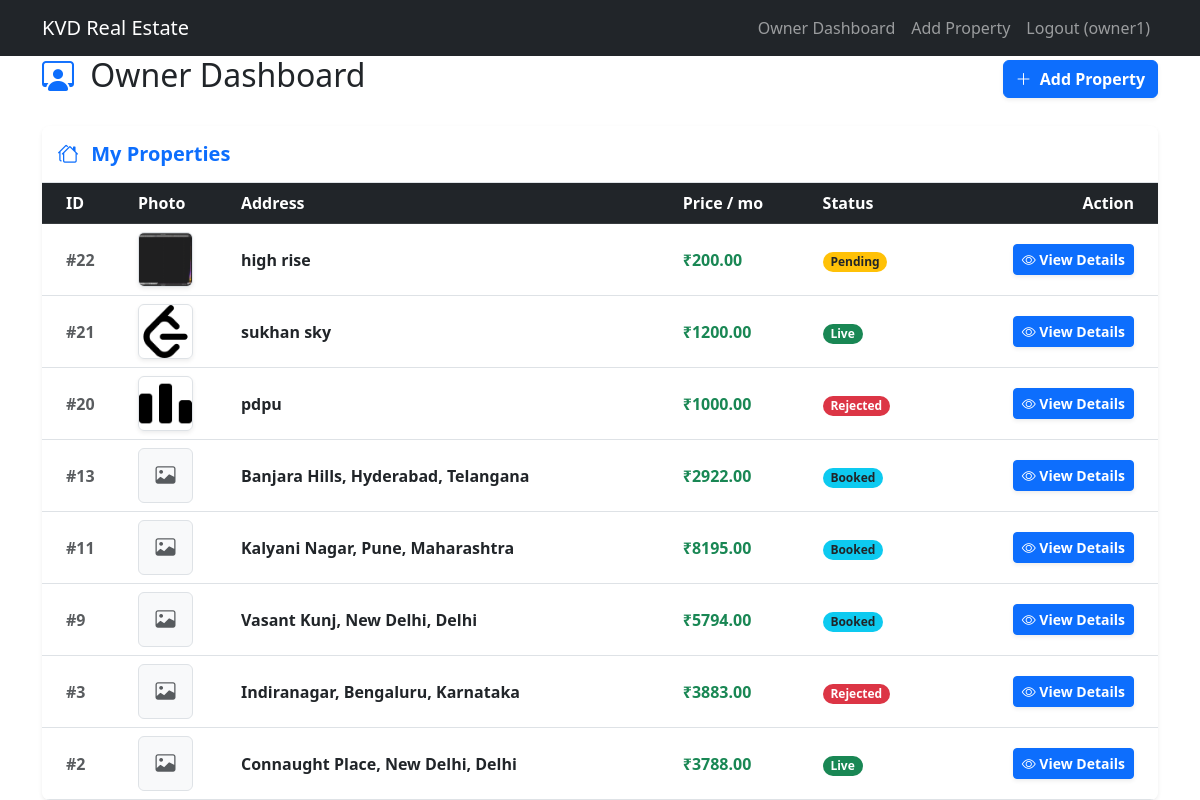
Page /dashboard/ (signed in) on the earlier database version.
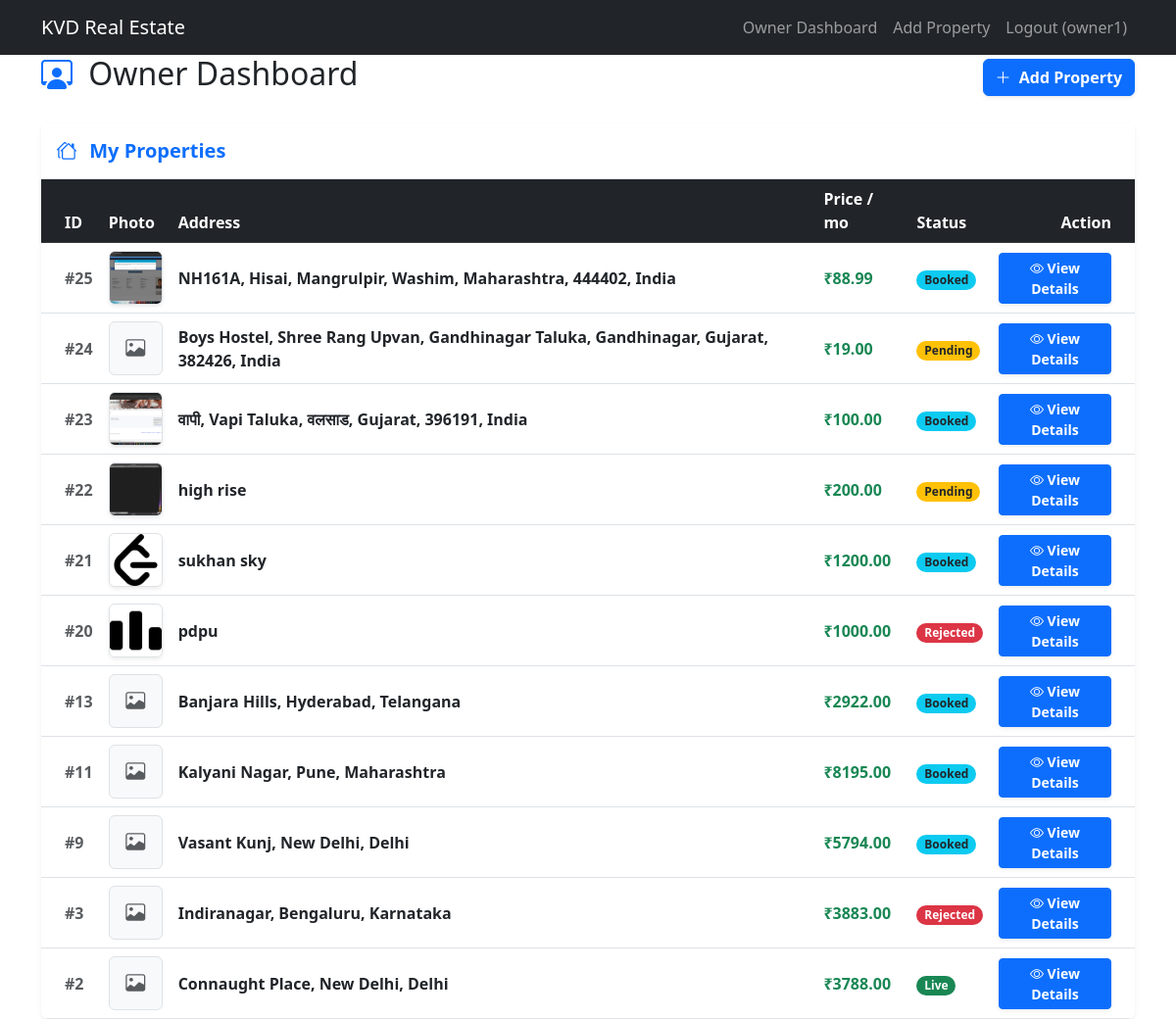
Same page on the later database version.
### real_estate_app/models.py (models this page shows, shortened)
class User(AbstractUser):
    phone_regex = RegexValidator(regex=r'^\+?1?\d{9,15}$', message="Phone number must be entered in the format: '+999999999'. Up to 15 digits allowed.")
    phone_number = models.CharField(validators=[phone_regex], max_length=17, blank=True)
    pincode_regex = RegexValidator(regex=r'^[1-9][0-9]{5}$', message="Please enter a valid 6-digit Indian pincode.")
    pincode = models.CharField(validators=[pincode_regex], max_length=6, blank=True)
    kyc_status = models.BooleanField(default=False)
    is_admin = models.BooleanField(default=False)
    is_owner = models.BooleanField(default=False)
    is_seeker = models.BooleanField(default=False)

class Property(models.Model):
    STATUS_CHOICES = (
        ('Pending', 'Pending'),
        ('Live', 'Live'),
        ('Booked', 'Booked'),
        ('Rejected', 'Rejected'),
    )
    property_id = models.AutoField(primary_key=True)
    owner = models.ForeignKey(User, on_delete=models.CASCADE, related_name='properties')
    address = models.TextField()
    latitude = models.FloatField(blank=True, null=True)
    longitude = models.FloatField(blank=True, null=True)
    price = models.DecimalField(max_digits=10, decimal_places=2)
    photo = models.ImageField(upload_to='property_photos/', blank=True, null=True)
    status = models.CharField(max_length=10, choices=STATUS_CHOICES, default='Pending')

### real_estate_app/views.py (the view)
# urls.py: path('dashboard/', views.dashboard, name='dashboard'),
@login_required
def dashboard(request):
    if request.user.is_admin or request.user.is_superuser:
        properties = Property.objects.all().order_by('-property_id')
        return render(request, 'real_estate_app/admin_dashboard.html', {'properties': properties})
    elif request.user.is_owner:
        properties = Property.objects.filter(owner=request.user).order_by('-property_id')
        return render(request, 'real_estate_app/owner_dashboard.html', {'properties': properties})
    elif request.user.is_seeker:
        bookings = Booking.objects.filter(seeker=request.user)
        return render(request, 'real_estate_app/seeker_dashboard.html', {'bookings': bookings})
    else:
        return render(request, 'real_estate_app/dashboard.html')

### templates/real_estate_app/owner_dashboard.html (shortened to what this page needs)
{% extends 'base.html' %}
{% block content %}
<div class="row">
    <div class="col-12">
        <div class="d-flex justify-content-between align-items-center mb-4">
            <h2><i class="bi bi-person-workspace text-primary me-2"></i> Owner Dashboard</h2>
            <a href="{% url 'add_property' %}" class="btn btn-primary shadow-sm fw-bold"><i class="bi bi-plus-lg me-1"></i> Add Property</a>
        </div>
        <div class="card p-0 shadow-sm border-0 rounded-3 overflow-hidden">
            <div class="card-header bg-white border-bottom py-3">
                <h5 class="text-primary mb-0 fw-bold"><i class="bi bi-houses me-2"></i> My Properties</h5>
            </div>
            <div class="table-responsive">
                <table class="table table-hover align-middle mb-0">
                    <thead class="table-dark">
                        <tr>
                            <th class="ps-4">ID</th>
                            <th>Photo</th>
                            <th>Address</th>
                            <th>Price / mo</th>
                            <th>Status</th>
                            <th class="pe-4 text-end">Action</th>
                        </tr>
                    </thead>
                    <tbody class="border-top-0">
                        {% for property in properties %}
                        <tr>
                            <td class="ps-4 text-muted fw-bold">#{{ property.property_id }}</td>
                            <td>
                                {% if property.photo %}
                                <img src="{{ property.photo.url }}" alt="Property photo"
                                    style="width: 55px; height: 55px; object-fit: cover;"
                                    class="rounded border shadow-sm">
                                {% else %}
                                <div class="bg-light rounded border d-flex align-items-center justify-content-center text-muted"
                                    style="width: 55px; height: 55px;">
                                    <i class="bi bi-image fs-5"></i>
                                </div>
                                {% endif %}
                            </td>
                            <td class="fw-bold">{{ property.address }}</td>
                            <td><span class="text-success fw-bold">₹{{ property.price }}</span></td>
                            <td>
                                <span class="badge rounded-pill {% if property.status == 'Pending' %}bg-warning text-dark{% elif property.status == 'Live' %}bg-success{% elif property.status == 'Rejected' %}bg-danger{% elif property.status == 'Booked' %}bg-info text-dark{% else %}bg-secondary{% endif %}">
                                    {{ property.status }}
                                </span>
                            </td>
                            <td class="pe-4 text-end">
                                <a href="{% url 'owner_property_detail' property.property_id %}" class="btn btn-sm btn-primary shadow-sm fw-bold">
                                    <i class="bi bi-eye"></i> View Details
                                </a>
                            </td>
                        </tr>
                        {% endfor %}
                    </tbody>
                </table>
            </div>
        </div>
    </div>
</div>
{% endblock %}

### templates/base.html (shortened to what this page needs)
{% load sass_tags %}
<!DOCTYPE html>
<html lang="en">
<head>
    <link href="https://cdn.jsdelivr.net/npm/bootstrap@5.3.0/dist/css/bootstrap.min.css" rel="stylesheet">
    <link rel="stylesheet" href="https://cdn.jsdelivr.net/npm/bootstrap-icons@1.10.5/font/bootstrap-icons.css">
    <link href="{% sass_src 'scss/styles.scss' %}" rel="stylesheet" type="text/css" />
</head>
<body>
    <nav class="navbar navbar-expand-lg navbar-dark bg-dark">
        <div class="container">
            <a class="navbar-brand" href="{% url 'home' %}">KVD Real Estate</a>
            <div class="collapse navbar-collapse" id="navbarNav">
                <ul class="navbar-nav ms-auto">
                    {% if user.is_authenticated %}
                    {% if user.is_admin or user.is_superuser %}
                    <li class="nav-item"><a class="nav-link" href="{% url 'dashboard' %}">Admin Dashboard</a></li>
                    {% elif user.is_owner %}
                    <li class="nav-item"><a class="nav-link" href="{% url 'dashboard' %}">Owner Dashboard</a></li>
                    <li class="nav-item"><a class="nav-link" href="{% url 'add_property' %}">Add Property</a></li>
                    {% elif user.is_seeker %}
                    <li class="nav-item"><a class="nav-link" href="{% url 'dashboard' %}">My Bookings</a></li>
                    <li class="nav-item"><a class="nav-link" href="{% url 'property_catalog' %}">Catalog</a></li>
                    {% endif %}
                    <li class="nav-item">
                        <form method="post" action="{% url 'logout' %}">
                            <button type="submit" class="btn btn-link nav-link">Logout ({{ user.username }})</button>
                        </form>
                    </li>
                    {% else %}
                    <li class="nav-item"><a class="nav-link" href="{% url 'login' %}">Login</a></li>
                    <li class="nav-item"><a class="nav-link" href="{% url 'register' %}">Register</a></li>
                    {% endif %}
                </ul>
            </div>
        </div>
    </nav>
    <div class="container">
        {% block content %}{% endblock %}
    </div>
</body>
</html>

Differences in the rows shown:
added Property: property_id "25", photo (picture), address "NH161A, Hisai, Mangrulpir, Washim, Maharashtra, 444402, India", price "88.99", status "Booked"
added Property: property_id "24", address "Boys Hostel, Shree Rang Upvan, Gandhinagar Taluka, Gandhinagar, Gujarat, 382426, India", price "19.00", status "Pending"
added Property: property_id "23", photo (picture), address "वापी, Vapi Taluka, वलसाड, Gujarat, 396191, India", price "100.00", status "Booked"
changed Property "sukhan sky": status "Live" → "Booked"
